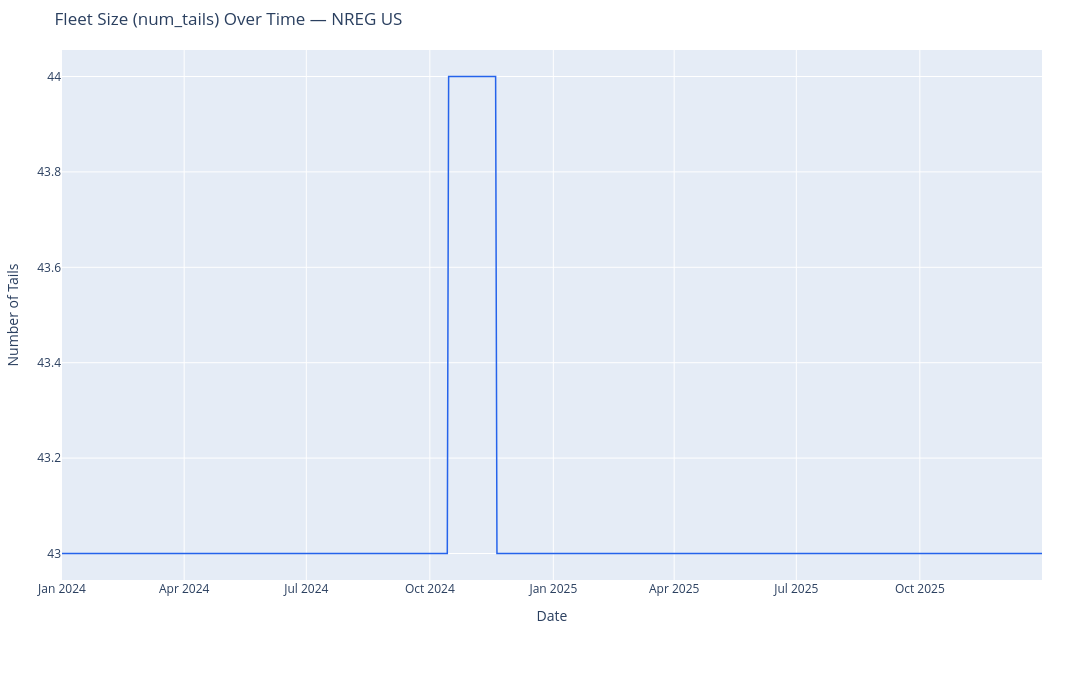

Notebook cell for this chart:
### Code cell
fig = go.Figure()

fig.add_trace(go.Scatter(
    x=df_fleet["DATE_DAY"].to_list(),
    y=df_fleet["num_tails"].to_list(),
    mode="lines",
    name="Total tails in fleet",
    line=dict(color="#2563eb", width=1.5)
))

fig.update_layout(
    title="Fleet Size (num_tails) Over Time — NREG US",
    xaxis_title="Date",
    yaxis_title="Number of Tails",
    **PLOT_CFG
)
fig.show()

### Figure 1 — Plotly figure (JSON) as saved in the notebook; plotly's stock layout.template omitted (floating-point values rounded to 4 significant figures; data arrays with more than 128 entries replaced by an {"elided": "..."} marker saying what was removed)
{"data": [{"line": {"color": "#2563eb", "width": 1.5}, "mode": "lines", "name": "Total tails in fleet", "type": "scatter", "x": {"elided": "731 str values"}, "y": {"elided": "731 int values"}}], "layout": {"height": 700, "legend": {"font": {"size": 10}, "orientation": "h", "x": 0.5, "xanchor": "center", "y": -0.15, "yanchor": "top"}, "margin": {"b": 120, "l": 50, "r": 50, "t": 50}, "title": {"text": "Fleet Size (num_tails) Over Time — NREG US"}, "width": 1200, "xaxis": {"title": {"text": "Date"}}, "yaxis": {"title": {"text": "Number of Tails"}}}}
